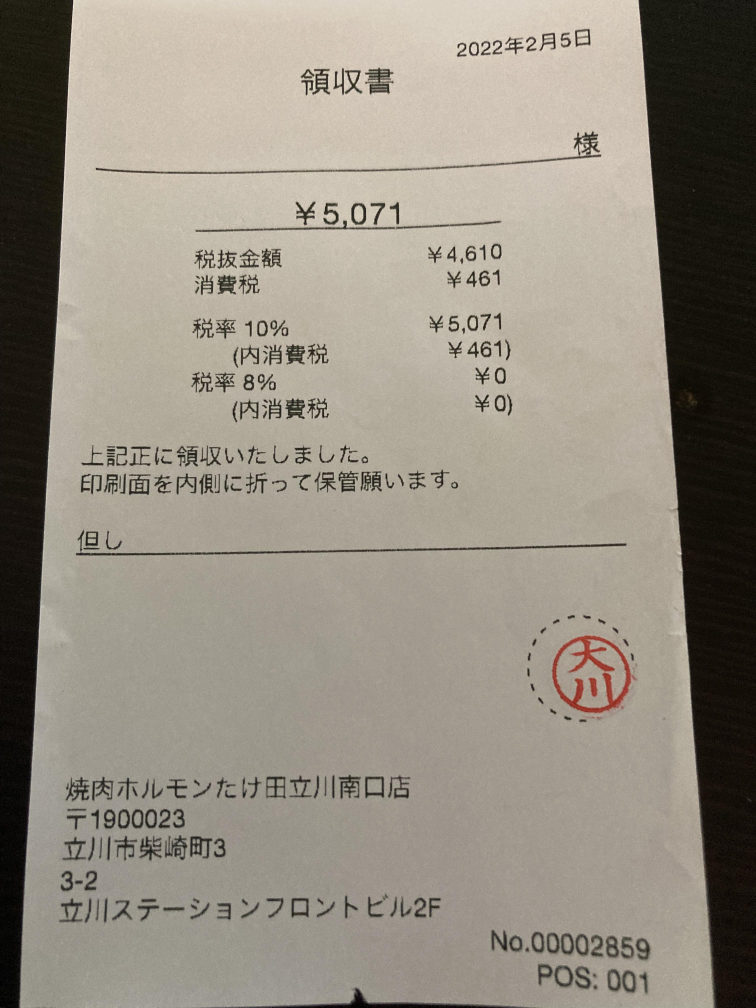
#> input picture src/preprocess/img/settai6.jpg, 3024 x 4032 px, found by its file name (shown at 1/4 size)
$ python homography_chouhyou.py
#> lines starting #> are read from the running program, lines starting #| are printed output that depends on the picture; after the words box and inside, x2 and y2 are one past the last pixel; in counts of white or black regions, pixels touching at a corner belong together
import cv2
import numpy as np
import matplotlib
matplotlib.use('TkAgg')
import matplotlib.pyplot as plt

# [5 lines of commented-out code are left out]

img_path = "/home/ocr_receipt/src/preprocess/"
img_name = "settai6.jpg"
org_name = img_path + "img/" + img_name
gray_name = img_path + "img_gray/gray_" + img_name
t1_name = img_path + "img_t1/t1_" + img_name
draw_name = img_path + "img_draw/draw_" + img_name
dst_name = img_path + "img_dst/dst_" + img_name
th1_ = img_path + "img_th1/th1_" + img_name

img = cv2.imread(org_name)
#> img is the input picture: shape (4032, 3024, 3); mean B, G, R 129, 141, 148.2
gray = cv2.cvtColor(img, cv2.COLOR_BGR2GRAY)
cv2.imwrite(gray_name,gray)
ret,th1 = cv2.threshold(gray,100,255,cv2.THRESH_BINARY)
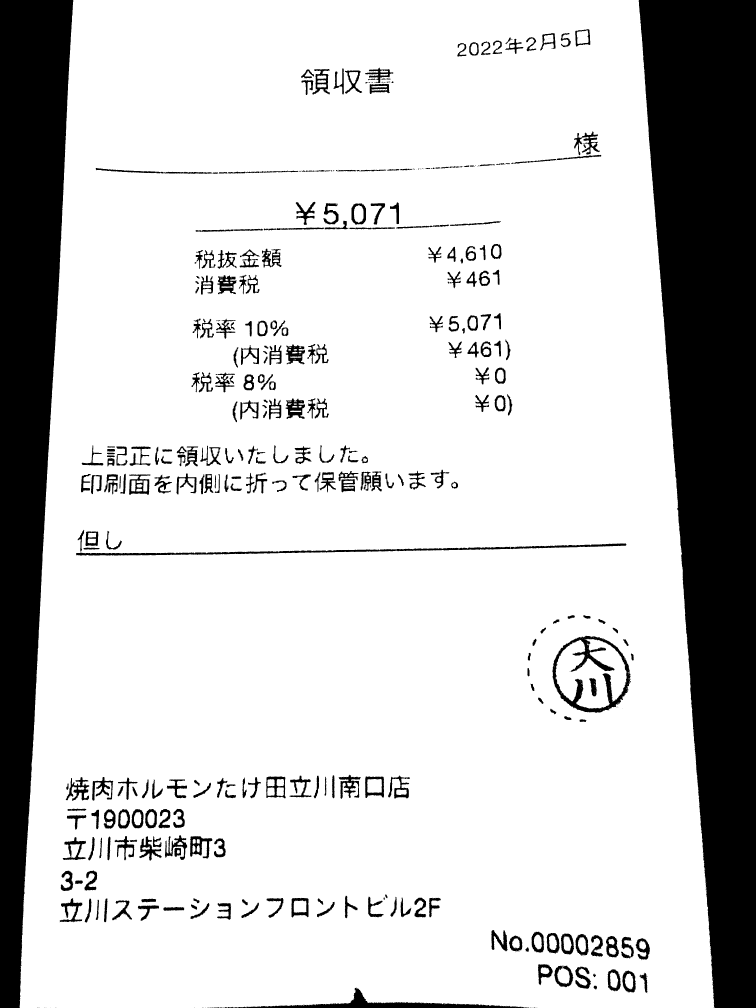
#> th1: shape (4032, 3024) (shown at 1/4 size); 80.4% white; 528 black regions (199 under 20 px)
cv2.imwrite(t1_name,th1)

hist = cv2.calcHist([gray],[0],None,[256],[0,256])
#> hist = 256 values, max 304259 at index 154, min 0 at index 255, mean 47628
plt.plot(hist)
plt.show()
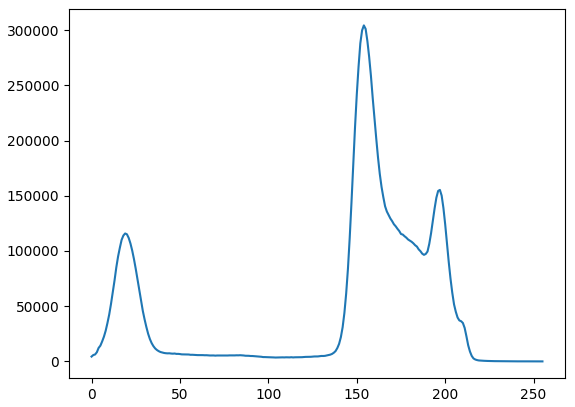
#> figure drawn by matplotlib, 1 panel; curve peaks at x = 154, y = 304259

# 輪郭抽出
contours, hierarchy = cv2.findContours(th1, cv2.RETR_TREE, cv2.CHAIN_APPROX_SIMPLE)
#> contours = 1136 contours, 666 with area under 20; largest, box (x1, y1, x2, y2) and area: (78, 0, 2858, 4032) 10154146, (2208, 2542, 2525, 2852) 74740, (2221, 2555, 2507, 2834) 50433, (303, 2173, 2507, 2223) 19610, (1063, 3105, 1144, 3194) 6302

# 面積の大きいもののみ選別
areas = []
for cnt in contours:
    area = cv2.contourArea(cnt)
    if area > 100000:
        epsilon = 0.1*cv2.arcLength(cnt,True)
        approx = cv2.approxPolyDP(cnt,epsilon,True)
        areas.append(approx)
#> this loop made 1136 passes
#> (area, epsilon, approx) on pass 63: (10154146.5, 1448.6, [[293, 0], [78, 4031], [2857, 4031], [2555, 0]])
#> after the loop, areas = [[[293, 0], [78, 4031], [2857, 4031], [2555, 0]]]

cv2.drawContours(img,areas,-1,(0,255,0),3)
cv2.imwrite(draw_name,img)

img = cv2.imread(org_name)
dst = []
pts1 = np.float32(areas[0])
#> pts1 = [[293, 0], [78, 4031], [2857, 4031], [2555, 0]]
yoko = int(pts1[3][0][0] - pts1[0][0][0])
#> yoko = 2262
tate = int(pts1[1][0][1] - pts1[0][0][1])
#> tate = 4031
pts2 = np.float32([[0,0],[0,tate],[yoko,tate],[yoko,0]])
#> pts2 = [[0, 0], [0, 4031], [2262, 4031], [2262, 0]]
#pts2 = np.float32([[300,600],[300,0],[0,0],[0,600]])

M = cv2.getPerspectiveTransform(pts1,pts2)
#> M = [[1, 0.0533, -293], [3.98e-17, 1.23, -2.02e-14], [-4.22e-20, 5.67e-05, 1]]
#dst = cv2.warpPerspective(img,M,(600,300))
dst = cv2.warpPerspective(img,M,(yoko,tate))
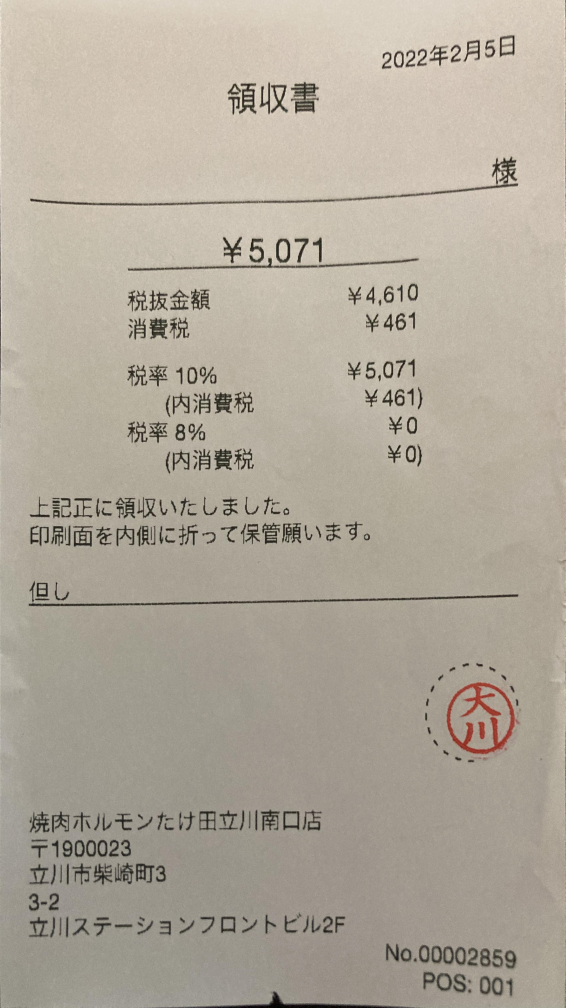
#> dst: shape (4031, 2262, 3) (shown at 1/4 size); mean B, G, R 154.7, 168.1, 176.3
dst1 = cv2.warpPerspective(th1,M,(yoko,tate))
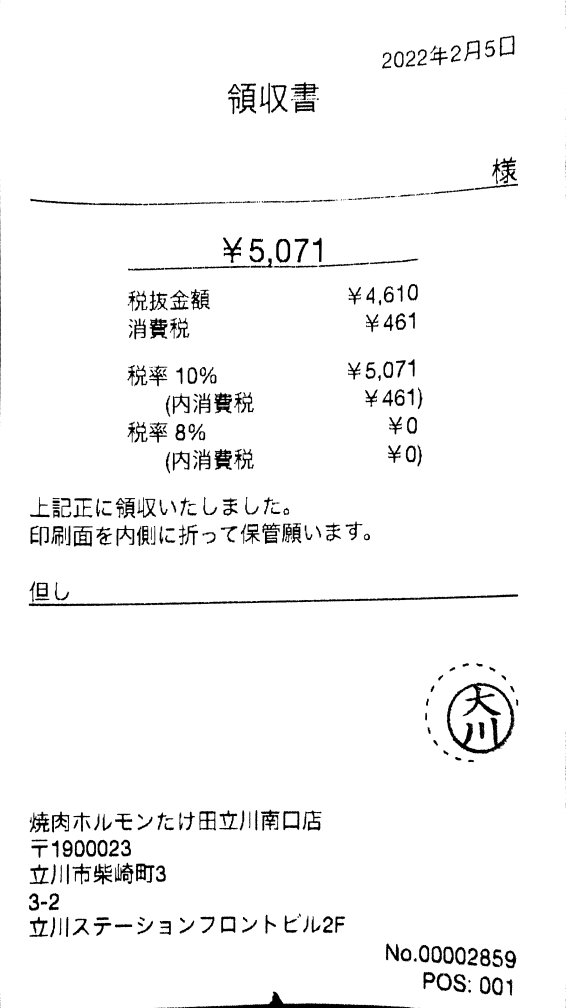
#> dst1: shape (4031, 2262) (shown at 1/4 size); min 0, max 255, mean 246

cv2.imwrite(dst_name,dst)
cv2.imwrite(th1_,dst1)

img = cv2.imread(dst_name)
#> img: shape (4031, 2262, 3)

gray_name = img_path + "img_gray/gray_1_" + img_name
t1_name = img_path + "img_t1/t1_1_" + img_name
draw_name = img_path + "img_draw/draw_1_" + img_name
dst_name = img_path + "img_dst/dst_1_" + img_name
th1_ = img_path + "img_th1/th1_1_" + img_name

gray = cv2.cvtColor(img, cv2.COLOR_BGR2GRAY)
#> gray: shape (4031, 2262)
cv2.imwrite(gray_name,gray)
ret,th1 = cv2.threshold(gray,50,255,cv2.THRESH_BINARY)
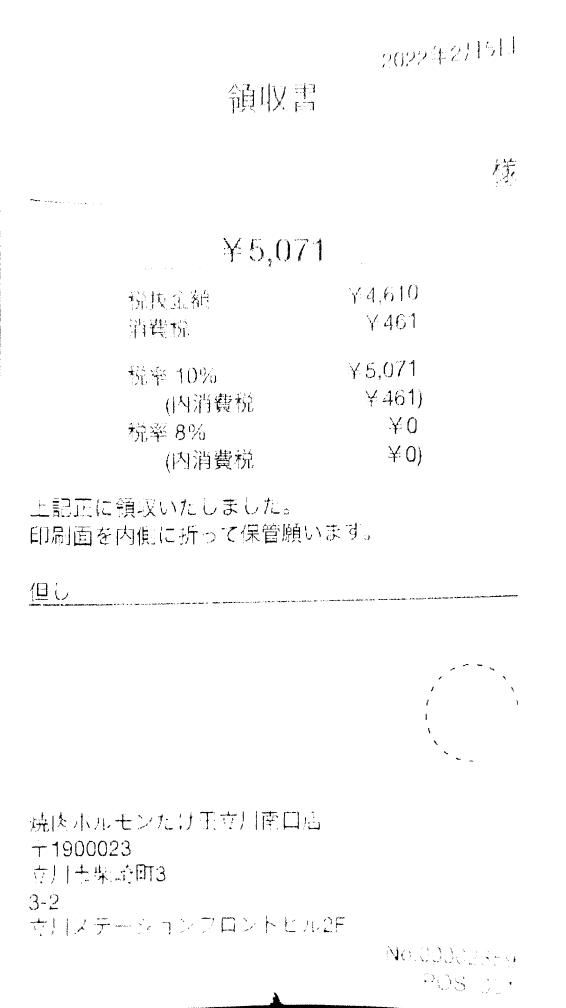
#> th1: shape (4031, 2262) (shown at 1/4 size); 98.8% white; 1976 black regions (1294 under 20 px), largest, box (x1, y1, x2, y2) and area: (822, 3970, 1578, 4031) 7189, (858, 1797, 927, 1878) 1573, (296, 2106, 366, 2185) 1165
cv2.imwrite(t1_name,th1)

$ run again, with src/preprocess/settai3.jpg copied over src/preprocess/img/settai6.jpg
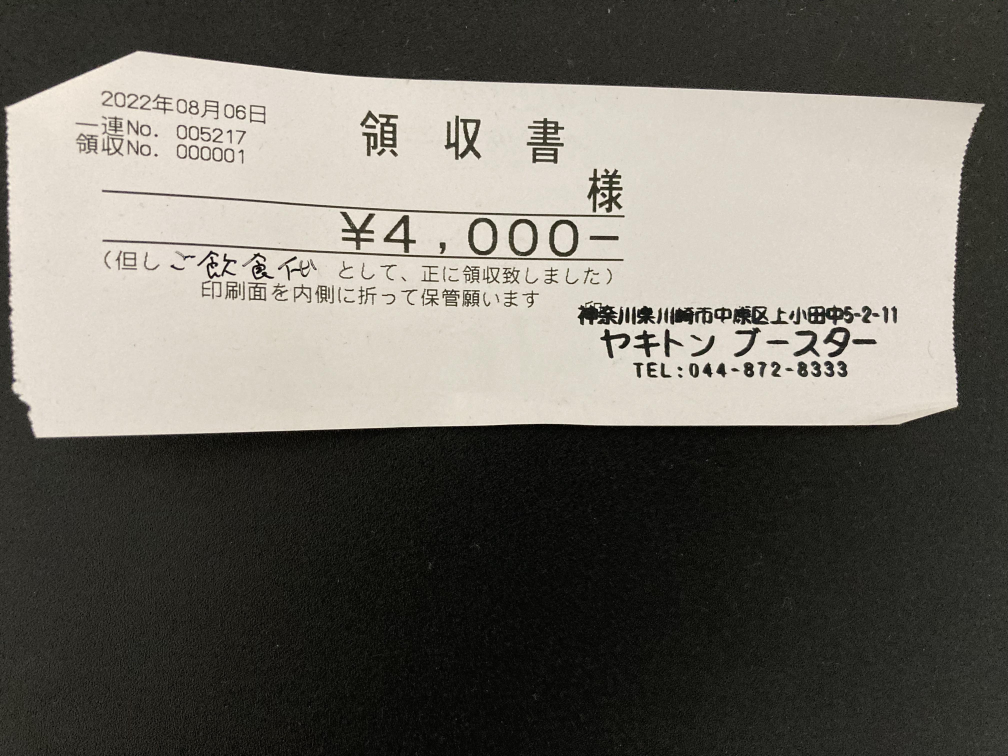
#> input picture src/preprocess/settai3.jpg, 4032 x 3024 px, found by its file name (shown at 1/4 size)
#> img is the input picture: shape (3024, 4032, 3); mean B, G, R 100.4, 107.8, 111.1
#> `ret,th1 = cv2.threshold(gray,100,255,cv2.THRESH_BINARY)`:
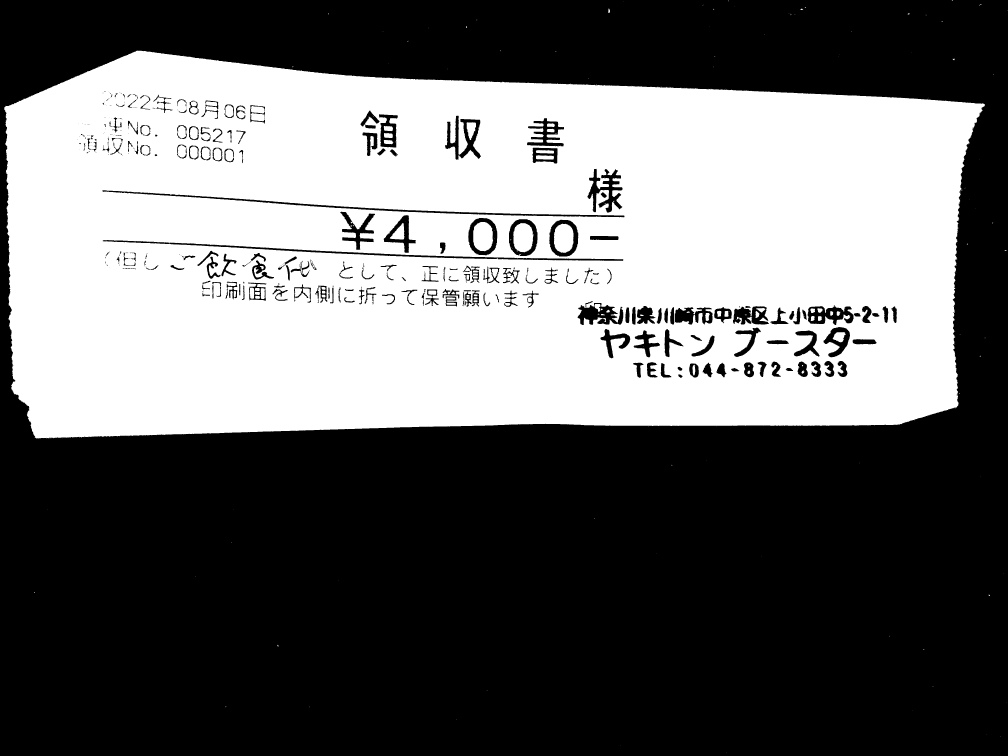
#> th1: shape (3024, 4032) (shown at 1/4 size); 41.1% white; 539 white regions (463 under 20 px)
#> hist = 256 values, max 384076 at index 216, min 6 at index 255, mean 47628
#> contours = 1127 contours, 813 with area under 20; largest, box (x1, y1, x2, y2) and area: (17, 202, 3939, 1754) 5261044, (409, 760, 2499, 870) 15878, (410, 959, 2494, 1045) 15806, (1872, 871, 1990, 1022) 14390, (2196, 878, 2314, 1027) 14276
#> the loop `for cnt in contours:` made 1127 passes
#> (area, epsilon, approx) on pass 173: (5261043.5, 1178.9, [[17, 430], [145, 1753], [3832, 1621], [3929, 413]])
#> after the loop `for cnt in contours:`: areas = [[[17, 430], [145, 1753], [3832, 1621], [3929, 413]]]
#> pts1 = [[17, 430], [145, 1753], [3832, 1621], [3929, 413]]
#> yoko = 3912
#> tate = 1323
#> pts2 = [[0, 0], [0, 1323], [3912, 1323], [3912, 0]]
#> M = [[0.89, -0.0861, 21.9], [0.00401, 0.922, -396.7], [-2.34e-05, -4.22e-05, 1]]
#> `ret,th1 = cv2.threshold(gray,50,255,cv2.THRESH_BINARY)`:
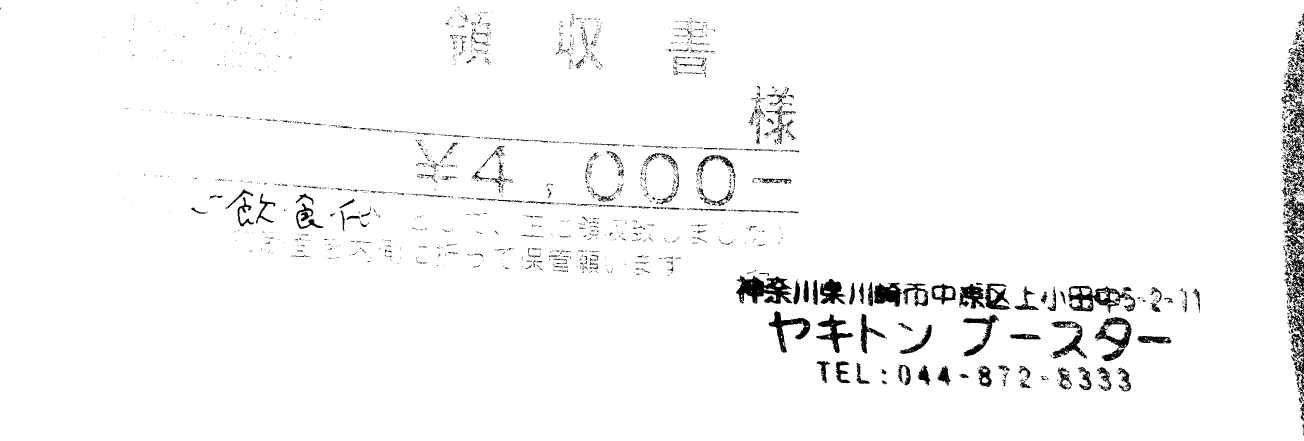
#> th1: shape (1323, 3912) (shown at 1/3 size); 97% white; 2751 black regions (2232 under 20 px), largest, box (x1, y1, x2, y2) and area: (3849, 546, 3912, 917) 9890, (2208, 827, 2376, 911) 8125, (3204, 857, 3406, 939) 6698
